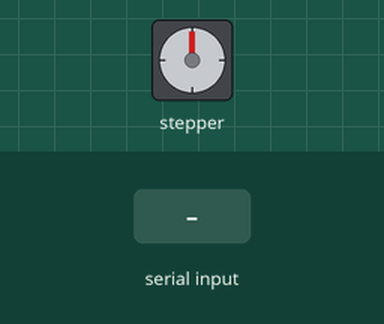
This sketch was run on a simulated Arduino Uno, built with avr-gcc and run on an emulated ATmega328P. Parts: stepper motor. Inputs (shaded band) come from the test bench. Stepper angles assume 2048 steps per turn.

Above: at 1.2 s.
1.3 s: "90,45\n" received over Serial
At 4.2 s:
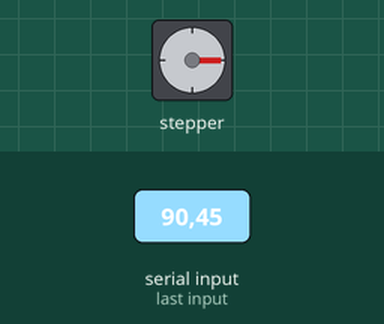
4.3 s: "200\n" received over Serial
At 7.2 s:
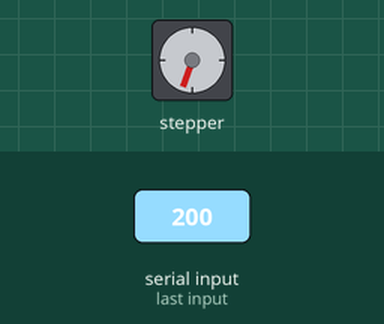
7.3 s: "5\n" received over Serial
At 8.75 s:
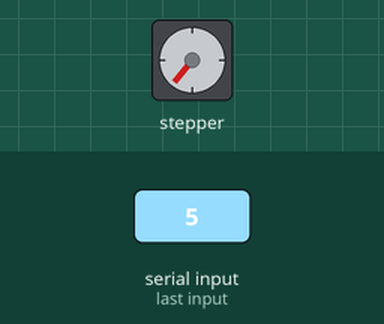
Timing chart, 0 to 12.6 s (numbered marks = the images above; inputs shaded):
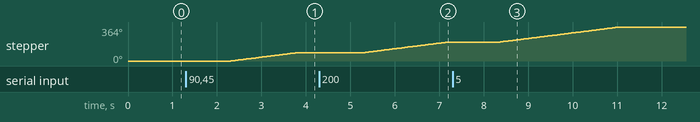

Measured:
- after the input at 1.3 s, stepper: turns 90° clockwise in 1.5 s, starting after 1.0 s
- after the input at 4.3 s, stepper: keeps turning clockwise at about 60°/s, starting after 1.0 s
- after the input at 7.3 s, stepper: turns 165° clockwise in 2.7 s, starting after 1.0 s

The sketch:

antenna_tracker.ino
```cpp
#include <Stepper.h>

// Tentukan jumlah langkah per putaran motor (untuk motor 28BYJ-48 dengan gearbox)
const int stepsPerRevolution = 2048;  // 64 (step) * 32 (gear ratio)

// Tentukan pin yang terhubung ke motor driver ULN2003
const int motorPin1 = 8;
const int motorPin2 = 9;
const int motorPin3 = 10;
const int motorPin4 = 11;

// Inisialisasi stepper library pada jumlah langkah per putaran
Stepper myStepper(stepsPerRevolution, motorPin1, motorPin3, motorPin2, motorPin4);

// Variabel untuk melacak posisi saat ini
int currentAngle = 0;

void setup() {
  Serial.begin(9600);  // Memulai komunikasi serial
  myStepper.setSpeed(10);  // Atur kecepatan motor (RPM)
}

void loop() {
  if (Serial.available() > 0) {
    String data = Serial.readString();
    int targetAngle = data.toInt();  // Konversi data menjadi integer

    // Hitung perbedaan sudut yang perlu ditempuh
    int angleDifference = targetAngle - currentAngle;

    // Normalisasi perbedaan sudut agar berada dalam rentang -180 hingga 180 derajat
    if (angleDifference > 180) {
      angleDifference -= 360;
    } else if (angleDifference < -180) {
      angleDifference += 360;
    }

    // Konversi perbedaan sudut menjadi langkah motor
    int stepsToMove = map(angleDifference, -180, 180, -stepsPerRevolution / 2, stepsPerRevolution / 2);

    // Gerakkan motor ke sudut target
    myStepper.step(stepsToMove);

    // Perbarui posisi saat ini
    currentAngle = targetAngle;
  }
}
```
